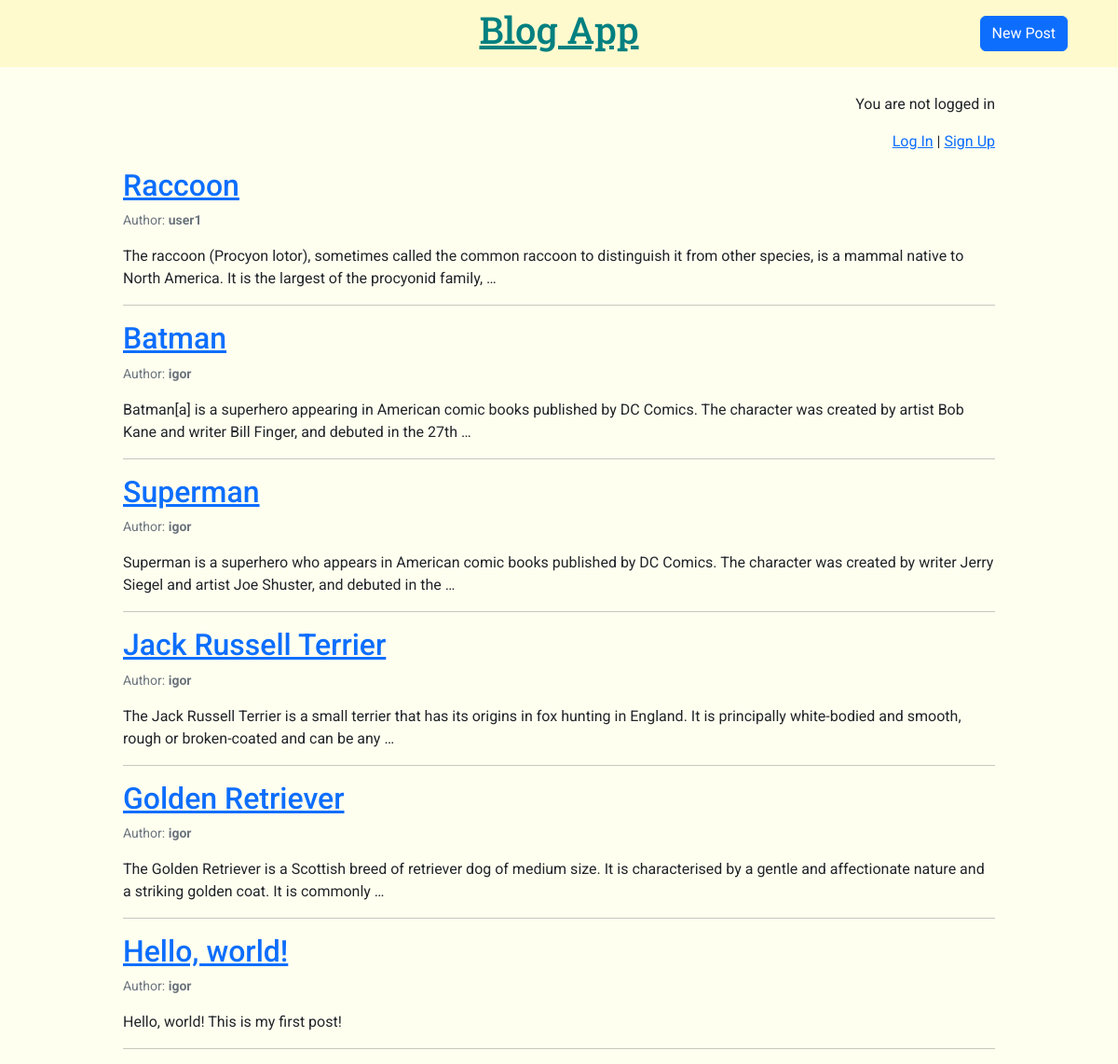
The page /blog_app/ on the database as committed earlier.
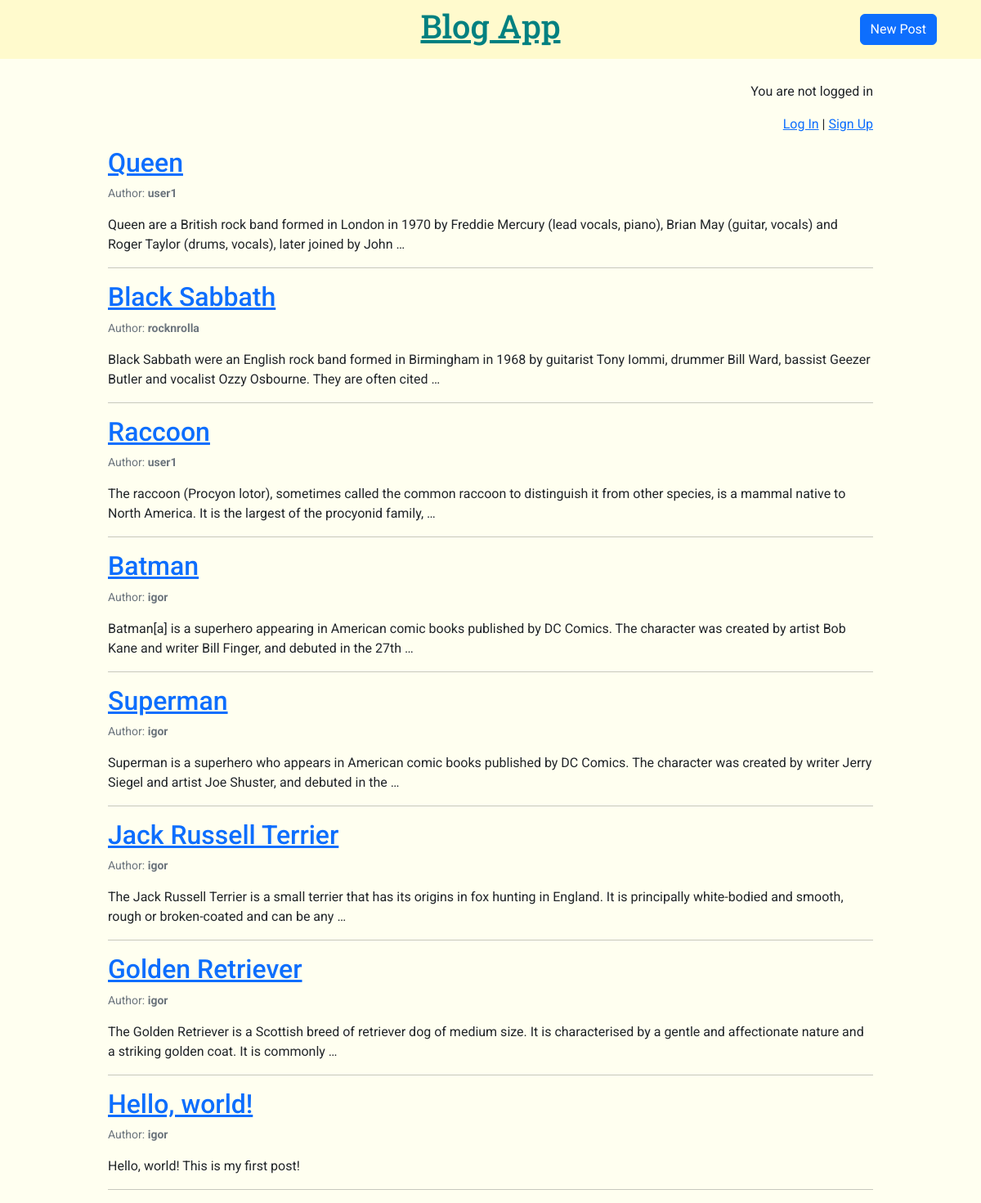
The same page on the database as committed later.
### blog_app/models.py (models this page shows, shortened)
class Post(models.Model):
	title = models.CharField(max_length=200)
	author = models.ForeignKey("auth.user", on_delete=models.CASCADE) # many-to-one relationship
	date = models.DateTimeField(auto_now_add=True)
	text = models.TextField()
	img = models.ImageField(upload_to="images/", blank=True)
	slug = models.SlugField(unique=True, max_length=100, null=False, default="")
	tags = TaggableManager()

### blog_app/views.py (the view)
# urls.py: path("", views.BlogListView.as_view(), name="index"),
class BlogListView(ListView):
	model = Post
	template_name = "blog_app/index.html"
	ordering = ["-date"] # sort by date in descending order (new posts on top)

### blog_app/templates/blog_app/index.html
{% extends "blog_app/base.html" %}
{% block content %}
<div class="container my-container">
{% for post in post_list %}
	<h2><a href="{% url 'post_detail' post.pk %}">{{ post.title }}</a></h2>
	<p class="text-secondary small">Author: <b>{{ post.author }}</b></p>
	<p>{{ post.text|truncatewords:30 }}</p>
	<hr>
{% empty %}
	<p>No posts yet.</p>
{% endfor %}
</div>
{% endblock content %}

### blog_app/templates/blog_app/base.html (shortened to what this page needs)
{% load static %}
<!DOCTYPE html>
	<html lang="en">
	<head>
		<link rel="stylesheet" href="{% static 'css/bootstrap.min.css' %}">
		<link rel="stylesheet" href="{% static 'css/main.css' %}">
	</head>
	<body>
		<header>
			<nav class="navbar navbar-expand-sm fixed-top">
				<div class="container mx-auto row">
					<div class="col-6 text-center">
						<h1><a href="{% url 'index' %}">Blog App</a></h1>
					</div>
					<div class="col-3 text-end">
						<a href="{% url 'new_post' %}" class="btn btn-primary">New Post</a>
					</div>
				</div>
			</nav>
		</header>
		<div class="welcome-user container text-end">
		{% if user.is_authenticated %}
			<p>Hi, {{ user.username }}!</p>
			<p><a href="{% url 'logout' %}">Log Out</a></p>
		{% else %}
			<p>You are not logged in</p>
			<p><a href="{% url 'login' %}">Log In</a> |
				<a href="{% url 'signup' %}">Sign Up</a>
			</p>
		{% endif %}
		</div>
		{% block content %}
		{% endblock content %}
	</body>
</html>

### static/css/main.css (style rules this page uses)
body { font-family: "Roboto", sans-serif; background: ivory; }
h1 { font-family: "Roboto Slab", serif; font-weight: 500; color: teal; }
header nav.navbar { background: lemonchiffon; }
header nav.navbar h1 a, .post-entry h2 { font-family: "Roboto Slab", serif; color: teal; }
.my-container { max-width: 960px; }
.welcome-user { max-width: 960px; margin-top: 100px; }

Rows that differ between the two databases and show on the page:
added Post: title "Queen", author "user1", text "Queen are a British rock band formed in London in 1970 by Freddie Mercury (lead vocals, piano), Brian May (guitar, vocals) and Roger Taylor (drums, vocals), later joined by John …"
added Post: title "Black Sabbath", author "rocknrolla", text "Black Sabbath were an English rock band formed in Birmingham in 1968 by guitarist Tony Iommi, drummer Bill Ward, bassist Geezer Butler and vocalist Ozzy Osbourne. They are often cited …"
